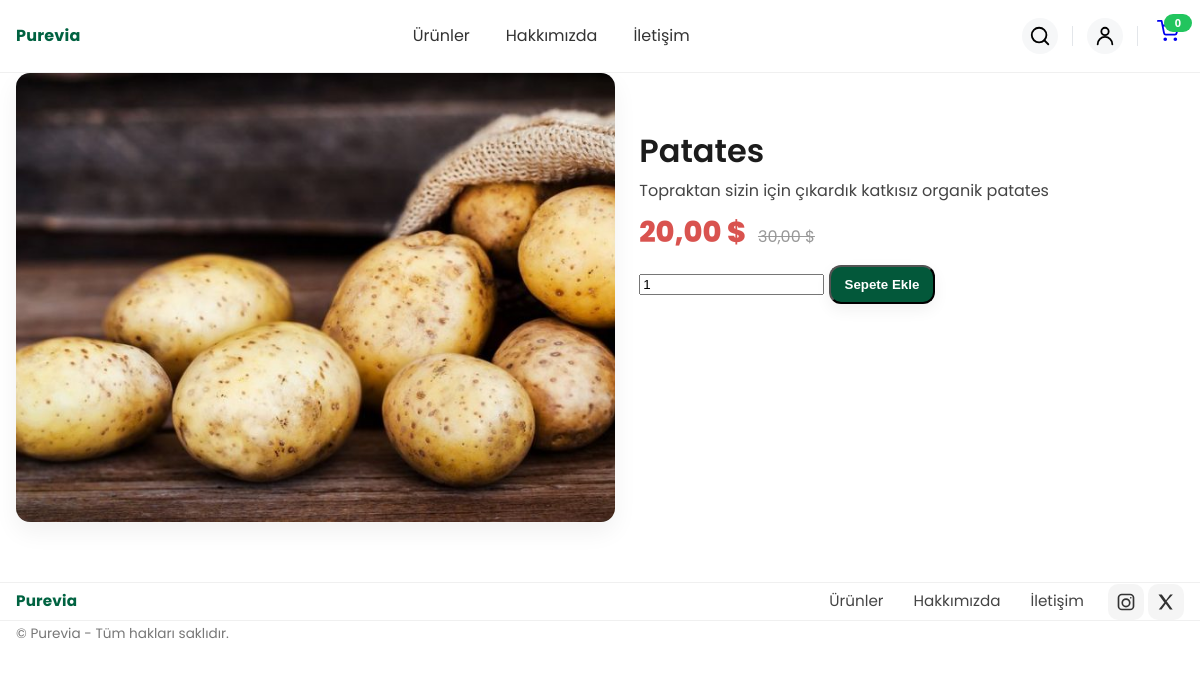
The page /urun/patates/ on the database its author committed.
### urunler/models.py (models this page shows, shortened)
class Urunler(models.Model):
    isim = models.CharField(max_length=100)
    kullanici = models.ForeignKey(User,on_delete=models.CASCADE)
    marka = models.ForeignKey(Markalar,on_delete=models.CASCADE,blank=True,null=True)
    kategori =models.ForeignKey(Kategoriler,on_delete=models.CASCADE,null=True,blank=True)
    fiyat = models.DecimalField(decimal_places=2, max_digits=10)
    indirimli_fiyat = models.DecimalField(decimal_places=2, max_digits=10,null=True,blank=True)
    kisa_aciklama = models.CharField(max_length=100, null=True, blank=True)
    aciklama=models.TextField(blank=True, null=True)
    seo_title = models.CharField(max_length=100, null=True, blank=True)
    seo_description = models.TextField( null=True, blank=True)
    slug = models.SlugField(max_length=100, null=True, blank=True)
    aktifmi = models.BooleanField(default=True)
    resim = models.ImageField(upload_to="urunresimleri", null=True, blank=True)
    tarih = models.DateTimeField(auto_now_add=True)
    anasayfa = models.BooleanField(default=True)
    class Meta:
        verbose_name_plural = "Urunler"
        verbose_name = "Urun"

### urunler/views.py (the view)
# urls.py: path('urun/<slug:slug>/', views.urundetaysayfa, name='urundetay'),
def urundetaysayfa(request, slug):
    urun = get_object_or_404(Urunler,slug=slug)
    return render(request, 'urun.html',{"urun":urun})

### Purevia/context_processors.py (called while the page is built)
def global_context(request):
    cart = get_cart(request)
    total_items = 0
    for item in cart.values():
        if isinstance(item,dict):
            total_items += int(item.get('qty',0) or 0)
    return {
        'cart':cart,
        'cart_total_items':total_items,
        'site_name':'Purevia',
        'brand_color':'#006241',
    }

def cart_counter(request):
    cart = request.session.get('cart') or {}
    total_qty = 0
    for _, row in cart.items():
        try:
            total_qty += int(row.get('qty', 1))
        except Exception:
            total_qty += 1
    return {'cart_count':total_qty}

### urunler/utils.py (called while the page is built, shortened)
def get_cart(request):
    raw = request.session.get(CART_KEY) or {}
    cart = {}
    changet = False
    if changet:
        request.session[CART_KEY] = cart
        request.session.modified = True
    return cart

### templates/urun.html (shortened to what this page needs)
{% extends "base.html" %}
{% load static %}
{% block extra_css %}
<link rel="stylesheet" href="{% static 'css/product.css' %}">
{% endblock extra_css %}
{% block content %}
<section class="product container">
    <div class="product-grid">
        <div class="product-media">
            {% if urun.resim %}
                <img src="{{urun.resim.url}}" alt="{{urun.isim}}">
            {% else %}
                <img src="{% static 'default_image1.jpg' %}" alt="urun.isim">
            {% endif %}
        </div>
        <div class="product-info">
            <h1 class="product-title"> {{urun.isim}} </h1>
             <p class="product-desc"> {{urun.aciklama}} </p>
        <div class="product-price">
            {% if urun.indirimli_fiyat %}
                <strong class="price-discount"> {{urun.indirimli_fiyat}} $</strong>
                <del class="old">{{urun.fiyat}} $</del>
            {% else %}
                <strong class="price">{{urun.fiyat}} $</strong>
            {% endif %}
        </div>
        <div class="product-actions">
            <form action="{% url 'purevia:cart_add' %}" method="POST" class="add-to-cart">
                <input type="number" step="1" name="qty" min="1" value="1" class="qty-input">
                <button type="submit" class="btn btn-primary">Sepete Ekle</button>
            </form>
        </div>
        </div>
     </div>
</section>
{% endblock content %}

### static/css/style.css (style rules this page uses)
body { font-family: 'Poppins', sans-serif; font-weight: 400; font-size: 16px; line-height: 1.6; color: #333; }
h1, h2, h3, h4, h5 { font-weight: 600; line-height: 1.3; color: #1c1c1c; margin: 0 0 0 0.5rem; }
h1 { font-size: clamp(2rem, 5vw, 3rem); }
p { font-size: 1rem; color: #555; margin-bottom: 1em; }
.container { max-width: 1100px; margin: 0 auto; }
.product-grid { display: grid; gap: 20px; grid-template-columns: repeat(auto-fit,minmax(260px,1fr)); }
.price-discount { font-weight: 600; color: #d9534f; font-size: 1.8rem; }
.old { color: #999; font-size: 0.95rem; text-decoration: line-through; font-size: 1.6rem; }
.btn { display: inline-block; text-align: center; padding: 10px 14px; border-radius: 12px; font-weight: 600; box-shadow: 0 6px 16px rgba(0, 0, 0, .06); text-decoration: none; }
.btn-primary { flex-shrink: 0; background-color: #03583a; color: #fff; border-radius: 12px; transition: background .15s ease, transform 1s ease; }

### static/css/base_style.css (style rules this page uses)
:root { --container:1280px; --brand: #006241; --blur-bg: rgba(255,255,255,.65); --nav-offset: 100px; }
body { margin: 0; font-family: 'Poppins',sans-serif; }
.container { max-width: var(--container); margin: 0 auto; padding: 0 16px; }

### static/css/product.css (style rules this page uses)
.product-grid { display: grid; gap: 24px; grid-template-columns: 1.1fr 1fr; align-items: start; }
.product-media { background: #fff; border-radius: 14px; box-shadow: 0 10px 24px rgba(0, 0, 0, .06); overflow: hidden; }
.product-media img { display: block; width: 100%; height: auto; aspect-ratio: 4/3; object-fit: cover; object-position: center; }
.product-title { margin: 0; font-size: clamp( 22px,3.4vw, 32px); line-height: 1.15; }
.product-desc { color: #444; margin: 8px 0 0 ; }
.product-price { display: flex; align-items: baseline; gap: 12px; margin-top: 6px; }
.price-discount { font-weight: 800; font-size: 1.8rem; color: #d9534f; }
.old { color: #999; font-size: 1rem; text-decoration: line-through; }
.product-actions { display: flex; gap: 10px; align-items: center; margin-top: 10px; flex-wrap: wrap; }
.product-info { margin-top: 60px; }

### rows shown on the page
Urunler: resim (picture), isim "Patates", aciklama "Topraktan sizin için çıkardık katkısız organik patates", indirimli_fiyat "20,00", fiyat "30,00"

### other values the page prints
{{ cart_count|default:0 }} "0"
